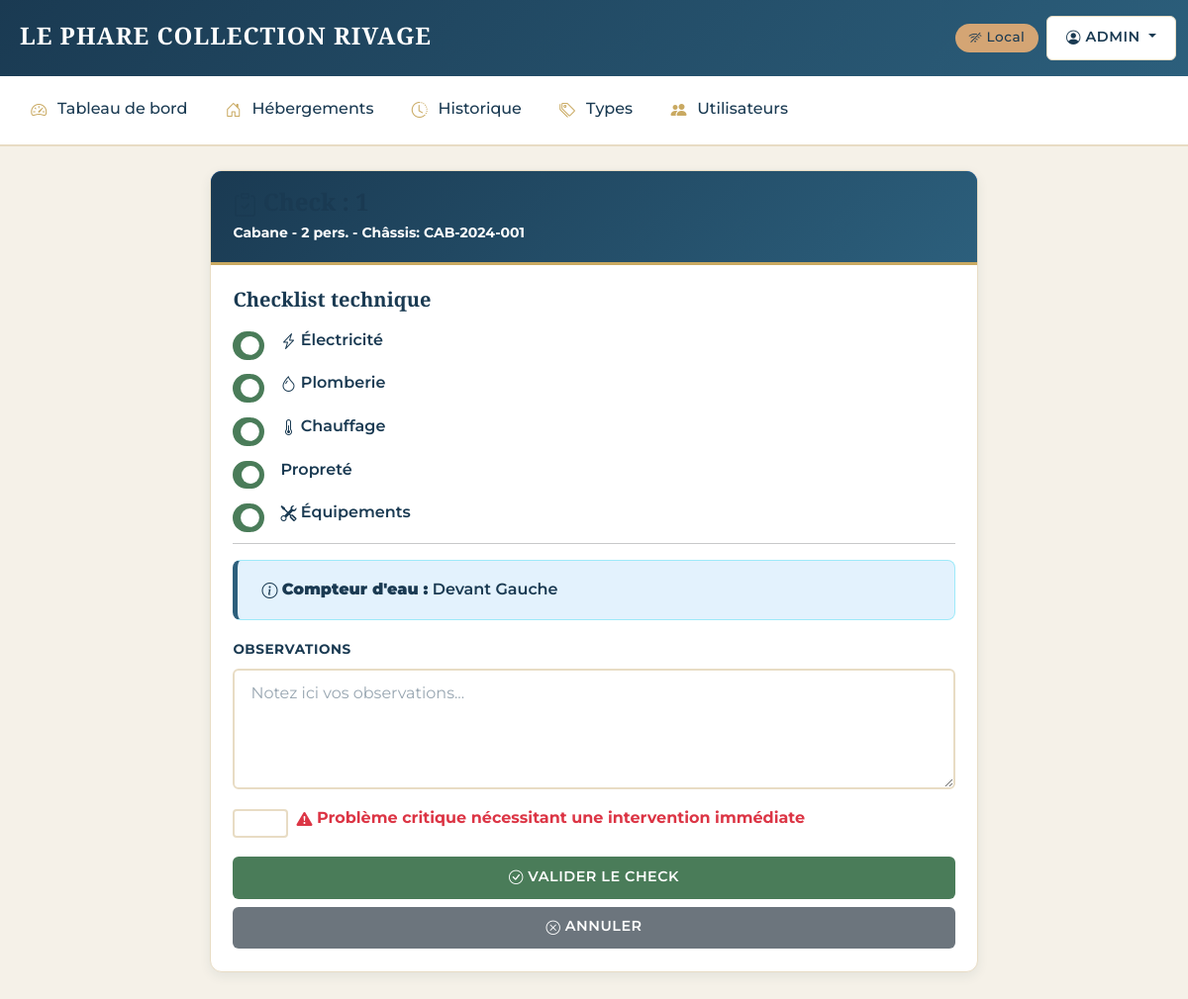
The page /check/1 (signed in) on the database its author committed.
### models.py (models this page shows, shortened)
class User(UserMixin, db.Model):
    __tablename__ = 'users'
    id = db.Column(db.Integer, primary_key=True)
    username = db.Column(db.String(80), unique=True, nullable=False)
    email = db.Column(db.String(120), unique=True, nullable=False)
    password_hash = db.Column(db.String(255), nullable=False)
    role = db.Column(db.String(20), default='technicien')  # admin, technicien, accueil, direction
    created_at = db.Column(db.DateTime, default=datetime.utcnow)
    checks = db.relationship('Check', backref='technicien', lazy=True)
    incidents_assignes = db.relationship('Incident', foreign_keys='Incident.assigne_a', backref='technicien')
    incidents_crees = db.relationship('Incident', foreign_keys='Incident.cree_par', backref='createur')

class TypeHebergement(db.Model):
    __tablename__ = 'types_hebergement'
    id = db.Column(db.Integer, primary_key=True)
    nom = db.Column(db.String(100), unique=True, nullable=False)
    description = db.Column(db.String(255))
    created_at = db.Column(db.DateTime, default=datetime.utcnow)

class Hebergement(db.Model):
    __tablename__ = 'hebergements'
    id = db.Column(db.Integer, primary_key=True)
    emplacement = db.Column(db.String(50), nullable=False)
    type_id = db.Column(db.Integer, db.ForeignKey('types_hebergement.id'), nullable=False)
    numero_chassis = db.Column(db.String(100))
    nb_personnes = db.Column(db.Integer)
    compteur_eau = db.Column(db.String(50))
    statut = db.Column(db.String(20), default='ok')
    created_at = db.Column(db.DateTime, default=datetime.utcnow)
    checks = db.relationship('Check', backref='hebergement', lazy=True)
    incidents = db.relationship('Incident', backref='hebergement', lazy=True)
    type_hebergement = db.relationship('TypeHebergement', backref='hebergements')

### app.py (the view, shortened to what this page needs)
@app.route('/check/<int:hebergement_id>', methods=['GET', 'POST'])
@login_required
def check(hebergement_id):
    hebergement = Hebergement.query.get_or_404(hebergement_id)
    return render_template('check.html', hebergement=hebergement)

### app.py (called while the page is built)
@login_manager.user_loader
def load_user(user_id):
    return User.query.get(int(user_id))

@app.context_processor
def inject_globals():
    return {"is_online": os.environ.get("RENDER") is not None}

### templates/check.html (shortened to what this page needs)
{% extends "base.html" %}
{% block content %}
<div class="row justify-content-center">
    <div class="col-md-8">
        <div class="card">
            <div class="card-header bg-primary text-white">
                <h4 class="mb-0">
                    <i class="bi bi-clipboard-check"></i> Check : {{ hebergement.emplacement }}
                </h4>
                <small>{{ hebergement.type_hebergement.nom }} - {{ hebergement.nb_personnes or 'N/A' }} pers. - Châssis: {{ hebergement.numero_chassis or 'N/A' }}</small>
            </div>
            <div class="card-body">
                <form method="POST">
                    <h5 class="mb-3">Checklist technique</h5>
                    <div class="form-check form-switch mb-3">
                        <input class="form-check-input" type="checkbox" id="electricite" name="electricite" checked>
                        <label class="form-check-label" for="electricite">
                            <i class="bi bi-lightning-charge"></i> Électricité
                        </label>
                    </div>
                    <div class="form-check form-switch mb-3">
                        <input class="form-check-input" type="checkbox" id="plomberie" name="plomberie" checked>
                        <label class="form-check-label" for="plomberie">
                            <i class="bi bi-droplet"></i> Plomberie
                        </label>
                    </div>
                    <div class="form-check form-switch mb-3">
                        <input class="form-check-input" type="checkbox" id="chauffage" name="chauffage" checked>
                        <label class="form-check-label" for="chauffage">
                            <i class="bi bi-thermometer-half"></i> Chauffage
                        </label>
                    </div>
                    <div class="form-check form-switch mb-3">
                        <input class="form-check-input" type="checkbox" id="proprete" name="proprete" checked>
                        <label class="form-check-label" for="proprete">
                             Propreté
                        </label>
                    </div>
                    <div class="form-check form-switch mb-3">
                        <input class="form-check-input" type="checkbox" id="equipements" name="equipements" checked>
                        <label class="form-check-label" for="equipements">
                            <i class="bi bi-tools"></i> Équipements
                        </label>
                    </div>
                    <hr>
                    {% if hebergement.compteur_eau %}
                    <div class="alert alert-info">
                        <i class="bi bi-info-circle"></i> <strong>Compteur d'eau :</strong> {{ hebergement.compteur_eau.replace('_', ' ').title() }}
                    </div>
                    {% endif %}
                    <div class="mb-3">
                        <label for="observations" class="form-label">Observations</label>
                        <textarea class="form-control" id="observations" name="observations" rows="4" placeholder="Notez ici vos observations..."></textarea>
                    </div>
                    <div class="form-check mb-4">
                        <input class="form-check-input" type="checkbox" id="probleme_critique" name="probleme_critique">
                        <label class="form-check-label text-danger fw-bold" for="probleme_critique">
                            <i class="bi bi-exclamation-triangle-fill"></i> Problème critique nécessitant une intervention immédiate
                        </label>
                    </div>
                    <div class="d-grid gap-2">
                        <button type="submit" class="btn btn-success btn-lg">
                            <i class="bi bi-check-circle"></i> Valider le check
                        </button>
                        <a href="{{ url_for('hebergements') }}" class="btn btn-secondary">
                            <i class="bi bi-x-circle"></i> Annuler
                        </a>
                    </div>
                </form>
            </div>
        </div>
    </div>
</div>
{% endblock %}

### templates/base.html (shortened to what this page needs)
<!DOCTYPE html>
<html lang="fr">
<head>
  <link href="https://cdn.jsdelivr.net/npm/bootstrap@5.3.0/dist/css/bootstrap.min.css" rel="stylesheet">
  <link rel="stylesheet" href="https://cdn.jsdelivr.net/npm/bootstrap-icons@1.11.0/font/bootstrap-icons.css">
  <link rel="stylesheet" href="{{ url_for('static', filename='css/style.css') }}">
</head>
<body>
  <nav class="navbar navbar-dark">
    <div class="container-fluid">
      <div class="d-flex align-items-center w-100 gap-3">
        <span class="navbar-brand mb-0 h1">
           Le Phare Collection Rivage
        </span>
        <div class="ms-auto d-flex align-items-center gap-2">
          {% if is_online %}
            <span class="badge bg-success"><i class="bi bi-wifi"></i> En ligne</span>
          {% else %}
            <span class="badge bg-warning text-dark"><i class="bi bi-wifi-off"></i> Local</span>
          {% endif %}
          {% if current_user.is_authenticated %}
          <div class="dropdown">
            <button class="btn btn-light dropdown-toggle" type="button" data-bs-toggle="dropdown">
              <i class="bi bi-person-circle"></i> {{ current_user.username }}
            </button>
          </div>
          {% endif %}
        </div>
      </div>
    </div>
  </nav>
  {% if current_user.is_authenticated %}
  <nav class="navbar navbar-expand-lg navbar-light">
    <div class="container-fluid">
      <div class="collapse navbar-collapse" id="navbarNav">
        <ul class="navbar-nav">
          {% set current_path = request.path %}
          <li class="nav-item">
            <a class="nav-link {% if current_path == url_for('dashboard') %}active{% endif %}"
               href="{{ url_for('dashboard') }}">
              <i class="bi bi-speedometer2"></i> Tableau de bord
            </a>
          </li>
          <li class="nav-item">
            <a class="nav-link {% if current_path.startswith('/hebergements') %}active{% endif %}"
               href="{{ url_for('hebergements') }}">
              <i class="bi bi-house-door"></i> Hébergements
            </a>
          </li>
          <li class="nav-item">
            <a class="nav-link {% if current_path.startswith('/historique') %}active{% endif %}"
               href="{{ url_for('historique') }}">
              <i class="bi bi-clock-history"></i> Historique
            </a>
          </li>
          {% if current_user.role == 'admin' %}
          <li class="nav-item">
            <a class="nav-link {% if current_path.startswith('/types') %}active{% endif %}"
               href="{{ url_for('types') }}">
              <i class="bi bi-tags"></i> Types
            </a>
          </li>
          <li class="nav-item">
            <a class="nav-link {% if current_path.startswith('/admin/users') %}active{% endif %}"
               href="{{ url_for('admin_users') }}">
              <i class="bi bi-people-fill"></i> Utilisateurs
            </a>
          </li>
          {% endif %}
        </ul>
      </div>
    </div>
  </nav>
  {% endif %}
  <main class="container mt-4">
    {% block content %}{% endblock %}
  </main>
</body>
</html>

### static/css/style.css (style rules this page uses)
:root { --phare-navy: #1a3a52; --phare-blue: #2c5f7c; --phare-sand: #e8dcc4; --phare-beige: #f5f1e8; --phare-white: #ffffff; --phare-gold: #c9a961; --phare-success: #4a7c59; --phare-warning: #d4a574; --phare-danger: #a64b4b; --phare-text-muted: #5a6c7d; --phare-radius-sm: 6px; --phare-radius-md: 10px; --phare-radius-lg: 12px; --phare-shadow-sm: 0 4px 12px rgba(26, 58, 82, 0.08); --phare-shadow-md: 0 8px 24px rgba(26, 58, 82, 0.15); --phare-focus: 0 0 0 0.2rem rgba(44, 95, 124, 0.18); }
* { margin: 0; padding: 0; box-sizing: border-box; }
body { font-family: 'Montserrat', 'Helvetica Neue', Arial, sans-serif; background-color: var(--phare-beige); color: var(--phare-navy); line-height: 1.6; padding-bottom: 3rem; }
a { color: inherit; }
.navbar-dark { background: linear-gradient(135deg, var(--phare-navy) 0%, var(--phare-blue) 100%) !important; box-shadow: 0 4px 12px rgba(26, 58, 82, 0.15); padding: 1rem 0; }
.navbar-brand { font-family: 'Playfair Display', serif; font-weight: 600; font-size: 1.5rem; letter-spacing: 1px; text-transform: uppercase; }
.navbar .badge { font-size: 0.85rem; padding: 0.5em 1em; border-radius: 20px; font-weight: 500; letter-spacing: 0.5px; }
.badge.bg-warning { background-color: var(--phare-warning) !important; color: var(--phare-navy) !important; }
.navbar-light { background-color: var(--phare-white) !important; border-bottom: 2px solid var(--phare-sand); }
.navbar-light .nav-link { color: var(--phare-navy) !important; font-weight: 500; padding: 0.8rem 1.2rem !important; transition: all 0.3s ease; position: relative; }
.navbar-light .nav-link::after { content: ''; position: absolute; bottom: 0; left: 50%; transform: translateX(-50%); width: 0; height: 2px; background-color: var(--phare-gold); transition: width 0.3s ease; }
.navbar-light .nav-link i { color: var(--phare-gold); margin-right: 0.4rem; }
.btn { border-radius: var(--phare-radius-sm); font-weight: 600; padding: 0.6rem 1.2rem; transition: all 0.25s ease; border: none; text-transform: uppercase; letter-spacing: 0.5px; font-size: 0.9rem; }
.btn-success { background-color: var(--phare-success); color: var(--phare-white); }
.btn-light { background-color: var(--phare-white); color: var(--phare-navy); border: 1px solid var(--phare-sand); }
.card { border-radius: var(--phare-radius-lg); border: 1px solid var(--phare-sand); box-shadow: var(--phare-shadow-sm); transition: transform 0.25s ease, box-shadow 0.25s ease; background-color: var(--phare-white); overflow: hidden; }
.card-header { background: linear-gradient(135deg, var(--phare-navy) 0%, var(--phare-blue) 100%); color: var(--phare-white); border-bottom: 3px solid var(--phare-gold); padding: 1.1rem 1.4rem; font-weight: 700; }
.card-body { padding: 1.4rem; }
.badge { padding: 0.5em 1em; font-size: 0.85em; font-weight: 600; border-radius: 20px; letter-spacing: 0.4px; }
.form-control, .form-select { border: 2px solid var(--phare-sand); border-radius: var(--phare-radius-sm); padding: 0.7rem 1rem; transition: all 0.2s ease; background-color: var(--phare-white); color: var(--phare-navy); }
.form-control::placeholder { color: rgba(26, 58, 82, 0.45); }
.form-label { font-weight: 700; color: var(--phare-navy); margin-bottom: 0.5rem; font-size: 0.85rem; text-transform: uppercase; letter-spacing: 0.5px; }
.form-check-input { width: 3.5em; height: 1.8em; cursor: pointer; border: 2px solid var(--phare-sand); }
.form-check-input:checked { background-color: var(--phare-success); border-color: var(--phare-success); }
.form-check-label { font-weight: 600; color: var(--phare-navy); margin-left: 0.5rem; }
.alert { border-radius: 8px; border-left: 5px solid; padding: 1rem 1.5rem; font-weight: 600; }
.alert-info { background-color: #e3f2fd; border-left-color: var(--phare-blue); color: var(--phare-navy); }
h1, h2, h3, h4, h5 { font-family: 'Playfair Display', serif; color: var(--phare-navy); font-weight: 700; }
.card, .alert { animation: fadeIn 0.25s ease-in; }
.bi { vertical-align: -0.125em; }
.container { max-width: 1400px; }

### rows shown on the page
User: username "ADMIN"
TypeHebergement: type_hebergement.nom "Cabane"
Hebergement: nb_personnes "2", numero_chassis "CAB-2024-001", compteur_eau.replace "Devant Gauche"
